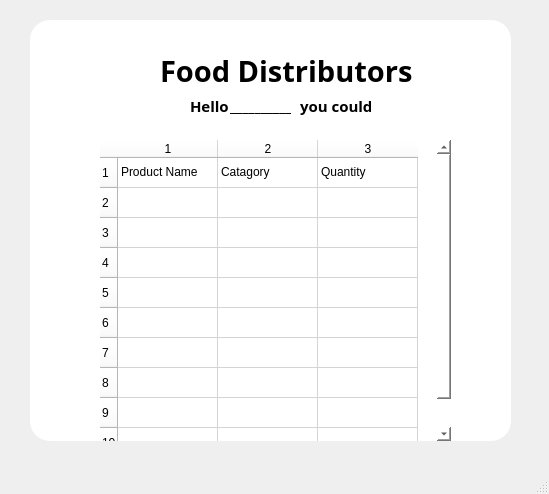
<?xml version="1.0" encoding="UTF-8"?>
<ui version="4.0">
 <class>MainWindow</class>
 <widget class="QMainWindow" name="MainWindow">
  <property name="geometry">
   <rect>
    <x>0</x>
    <y>0</y>
    <width>549</width>
    <height>494</height>
   </rect>
  </property>
  <property name="windowTitle">
   <string>MainWindow</string>
  </property>
  <widget class="QWidget" name="centralwidget">
   <widget class="QWidget" name="widget_2" native="true">
    <property name="geometry">
     <rect>
      <x>30</x>
      <y>20</y>
      <width>481</width>
      <height>421</height>
     </rect>
    </property>
    <property name="styleSheet">
     <string notr="true">border-radius:20px;
background-color: rgb(255, 255, 255);
</string>
    </property>
    <widget class="QLabel" name="label_2">
     <property name="geometry">
      <rect>
       <x>130</x>
       <y>10</y>
       <width>261</width>
       <height>81</height>
      </rect>
     </property>
     <property name="font">
      <font>
       <family>Segoe Print</family>
       <pointsize>22</pointsize>
       <weight>75</weight>
       <italic>false</italic>
       <bold>true</bold>
      </font>
     </property>
     <property name="text">
      <string>Food Distributors</string>
     </property>
    </widget>
    <widget class="QLabel" name="label_3">
     <property name="geometry">
      <rect>
       <x>160</x>
       <y>70</y>
       <width>41</width>
       <height>31</height>
      </rect>
     </property>
     <property name="font">
      <font>
       <family>Segoe Print</family>
       <pointsize>11</pointsize>
       <weight>75</weight>
       <italic>false</italic>
       <bold>true</bold>
      </font>
     </property>
     <property name="text">
      <string>Hello</string>
     </property>
    </widget>
    <widget class="QLabel" name="label_4">
     <property name="geometry">
      <rect>
       <x>200</x>
       <y>70</y>
       <width>61</width>
       <height>31</height>
      </rect>
     </property>
     <property name="font">
      <font>
       <family>Segoe Print</family>
       <pointsize>11</pointsize>
       <weight>75</weight>
       <italic>false</italic>
       <bold>true</bold>
      </font>
     </property>
     <property name="text">
      <string>__________</string>
     </property>
    </widget>
    <widget class="QLabel" name="label_5">
     <property name="geometry">
      <rect>
       <x>270</x>
       <y>70</y>
       <width>71</width>
       <height>31</height>
      </rect>
     </property>
     <property name="font">
      <font>
       <family>Segoe Print</family>
       <pointsize>11</pointsize>
       <weight>75</weight>
       <italic>false</italic>
       <bold>true</bold>
      </font>
     </property>
     <property name="text">
      <string>you could</string>
     </property>
    </widget>
    <widget class="QTableWidget" name="tableWidget">
     <property name="geometry">
      <rect>
       <x>70</x>
       <y>120</y>
       <width>351</width>
       <height>301</height>
      </rect>
     </property>
     <property name="styleSheet">
      <string notr="true"/>
     </property>
     <property name="rowCount">
      <number>10</number>
     </property>
     <property name="columnCount">
      <number>3</number>
     </property>
     <row/>
     <row/>
     <row/>
     <row/>
     <row/>
     <row/>
     <row/>
     <row/>
     <row/>
     <row/>
     <column/>
     <column/>
     <column/>
     <item row="0" column="0">
      <property name="text">
       <string>Product Name</string>
      </property>
     </item>
     <item row="0" column="1">
      <property name="text">
       <string>Catagory</string>
      </property>
     </item>
     <item row="0" column="2">
      <property name="text">
       <string>Quantity</string>
      </property>
     </item>
    </widget>
   </widget>
  </widget>
  <widget class="QMenuBar" name="menubar">
   <property name="geometry">
    <rect>
     <x>0</x>
     <y>0</y>
     <width>549</width>
     <height>21</height>
    </rect>
   </property>
  </widget>
  <widget class="QStatusBar" name="statusbar"/>
 </widget>
 <resources>
  <include location="pic1.qrc"/>
 </resources>
 <connections/>
</ui>
